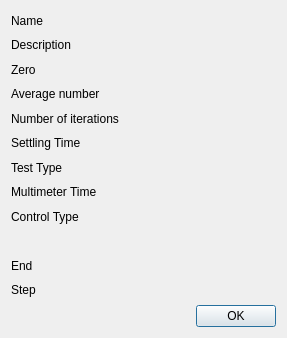
<?xml version="1.0" encoding="UTF-8"?>
<ui version="4.0">
 <class>MeasurementDetails</class>
 <widget class="QDialog" name="MeasurementDetails">
  <property name="geometry">
   <rect>
    <x>0</x>
    <y>0</y>
    <width>287</width>
    <height>338</height>
   </rect>
  </property>
  <property name="windowTitle">
   <string>Measurement Details</string>
  </property>
  <layout class="QGridLayout" name="gridLayout">
   <item row="0" column="0">
    <layout class="QVBoxLayout" name="verticalLayout">
     <item>
      <widget class="QLabel" name="labelViewName">
       <property name="text">
        <string>Name</string>
       </property>
      </widget>
     </item>
     <item>
      <widget class="QLabel" name="labelViewDescription">
       <property name="text">
        <string>Description</string>
       </property>
      </widget>
     </item>
     <item>
      <widget class="QLabel" name="labelViewZero">
       <property name="text">
        <string>Zero</string>
       </property>
      </widget>
     </item>
     <item>
      <widget class="QLabel" name="labelViewAverage">
       <property name="text">
        <string>Average number</string>
       </property>
      </widget>
     </item>
     <item>
      <widget class="QLabel" name="labelViewN">
       <property name="text">
        <string>Number of iterations</string>
       </property>
      </widget>
     </item>
     <item>
      <widget class="QLabel" name="labelViewSettling">
       <property name="text">
        <string>Settling Time</string>
       </property>
      </widget>
     </item>
     <item>
      <widget class="QLabel" name="labelViewMatrix">
       <property name="text">
        <string>Test Type</string>
       </property>
      </widget>
     </item>
     <item>
      <widget class="QLabel" name="labelViewMultimeter">
       <property name="text">
        <string>Multimeter Time</string>
       </property>
      </widget>
     </item>
     <item>
      <widget class="QLabel" name="labelViewControl">
       <property name="text">
        <string>Control Type</string>
       </property>
      </widget>
     </item>
     <item>
      <widget class="QWidget" name="widget" native="true"/>
     </item>
     <item>
      <widget class="QLabel" name="labelViewEnd">
       <property name="text">
        <string>End</string>
       </property>
      </widget>
     </item>
     <item>
      <widget class="QLabel" name="labelViewStep">
       <property name="text">
        <string>Step</string>
       </property>
      </widget>
     </item>
    </layout>
   </item>
   <item row="0" column="1">
    <layout class="QVBoxLayout" name="verticalLayout_2">
     <item>
      <widget class="QLabel" name="labelName">
       <property name="text">
        <string/>
       </property>
      </widget>
     </item>
     <item>
      <widget class="QLabel" name="labelDescription">
       <property name="text">
        <string/>
       </property>
      </widget>
     </item>
     <item>
      <widget class="QLabel" name="labelZero">
       <property name="text">
        <string/>
       </property>
      </widget>
     </item>
     <item>
      <widget class="QLabel" name="labelAverage">
       <property name="text">
        <string/>
       </property>
      </widget>
     </item>
     <item>
      <widget class="QLabel" name="labelN">
       <property name="text">
        <string/>
       </property>
      </widget>
     </item>
     <item>
      <widget class="QLabel" name="labelSettling">
       <property name="text">
        <string/>
       </property>
      </widget>
     </item>
     <item>
      <widget class="QLabel" name="labelMatrix">
       <property name="text">
        <string/>
       </property>
      </widget>
     </item>
     <item>
      <widget class="QLabel" name="labelMultimeter">
       <property name="text">
        <string/>
       </property>
      </widget>
     </item>
     <item>
      <widget class="QLabel" name="labelControl">
       <property name="text">
        <string/>
       </property>
      </widget>
     </item>
     <item>
      <widget class="QLabel" name="labelEnd">
       <property name="text">
        <string/>
       </property>
      </widget>
     </item>
     <item>
      <widget class="QLabel" name="labelStep">
       <property name="text">
        <string/>
       </property>
      </widget>
     </item>
    </layout>
   </item>
   <item row="1" column="0" colspan="2">
    <widget class="QDialogButtonBox" name="buttonBox">
     <property name="orientation">
      <enum>Qt::Horizontal</enum>
     </property>
     <property name="standardButtons">
      <set>QDialogButtonBox::Ok</set>
     </property>
    </widget>
   </item>
  </layout>
 </widget>
 <resources/>
 <connections>
  <connection>
   <sender>buttonBox</sender>
   <signal>accepted()</signal>
   <receiver>MeasurementDetails</receiver>
   <slot>accept()</slot>
   <hints>
    <hint type="sourcelabel">
     <x>171</x>
     <y>357</y>
    </hint>
    <hint type="destinationlabel">
     <x>157</x>
     <y>274</y>
    </hint>
   </hints>
  </connection>
  <connection>
   <sender>buttonBox</sender>
   <signal>rejected()</signal>
   <receiver>MeasurementDetails</receiver>
   <slot>reject()</slot>
   <hints>
    <hint type="sourcelabel">
     <x>171</x>
     <y>357</y>
    </hint>
    <hint type="destinationlabel">
     <x>180</x>
     <y>274</y>
    </hint>
   </hints>
  </connection>
 </connections>
</ui>
